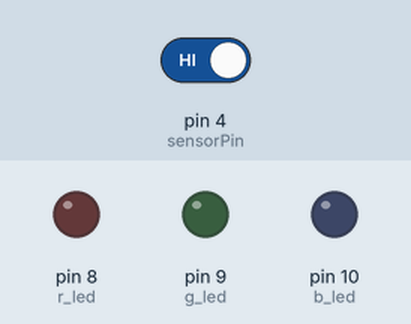
This sketch was run on a simulated Arduino Uno, built with avr-gcc and run on an emulated ATmega328P. Shown: output pins drawn as LEDs (lit = HIGH). Dashed ring = blinking. The inputs (shaded band) are chosen by the test bench; at power-on: pin 4 (sensorPin) HIGH. What the sketch prints to the serial monitor is not drawn.

Above: at 1.2 s.
1.3 s: pin 4 (sensorPin) driven LOW
At 1.45 s:
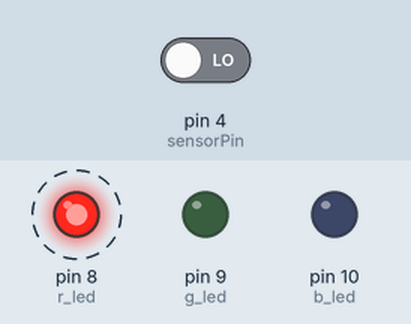
At 1.85 s:
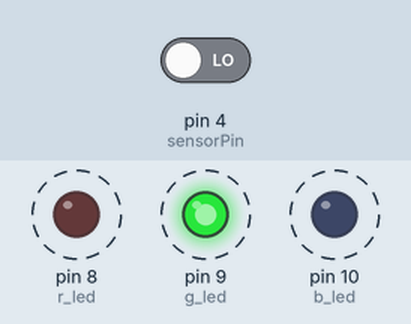
4.3 s: pin 4 (sensorPin) driven HIGH
At 5.0 s:
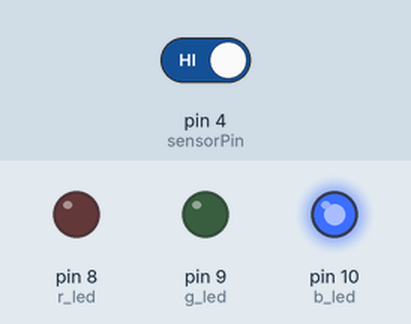
Timing chart, 0 to 7.3 s (numbered marks = the images above; inputs shaded):
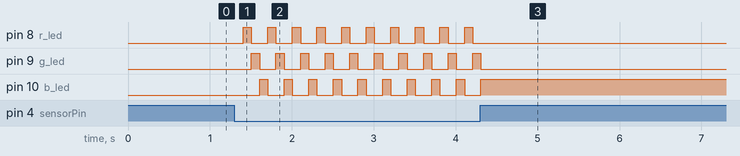

The sketch:

sketch_mar4a.ino
```cpp
int sensorPin=4;
int sensorDurum=0;

int r_led=8;
int g_led=9;
int b_led=10;
int sayac=0;


void setup() {
  pinMode(sensorPin,INPUT);
  pinMode(r_led,OUTPUT);
  pinMode(g_led,OUTPUT);
  pinMode(b_led,OUTPUT);
  Serial.begin(9600);

}

void loop() {
  sensorDurum=digitalRead(sensorPin);

  Serial.println(sensorDurum);
  if(sensorDurum==0)
  {
    sayac++;
    delay(100);

    if(sayac>3)
    {
      sayac=1;
    }
  }

  if(sayac==1)
  {
    digitalWrite(r_led,1);
    digitalWrite(g_led,0);
    digitalWrite(b_led,0);

  }
  else if(sayac==2)
  {
    digitalWrite(r_led,0);
    digitalWrite(g_led,1);
    digitalWrite(b_led,0);

  }
  else if(sayac==3)
  {
    digitalWrite(r_led,0);
    digitalWrite(g_led,0);
    digitalWrite(b_led,1);

  }
  else
  {
    digitalWrite(r_led,0);
    digitalWrite(g_led,0);
    digitalWrite(b_led,0);


  }

}
```

Measured:
- after the input at 1.3 s, pin 8 (r_led): alternates HIGH for 0.10 s and LOW for 0.20 s, starting after 0.11 s; pin 9 (g_led): alternates HIGH for 0.10 s and LOW for 0.20 s, starting after 0.21 s; pin 10 (b_led): alternates HIGH for 0.10 s and LOW for 0.20 s, starting after 0.31 s
- after the input at 4.3 s, pin 8 (r_led): stops changing and stays LOW; pin 9 (g_led): goes on until 4.3 s, then stays LOW; pin 10 (b_led): goes on until 4.3 s, then stays HIGH
